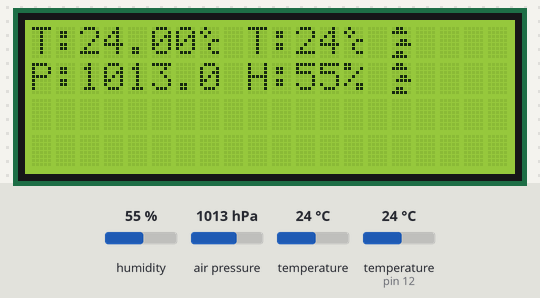
Recording of a sketch running on a simulated Arduino Uno, built with avr-gcc and run on an emulated ATmega328P. Shown: 20×4 character LCD. Inputs (shaded band) come from the test bench; at power-on: air pressure 1013 hPa, humidity 55 %, temperature 24 °C, temperature (sensor on pin 12) 24 °C.

Above: at 1.2 s.
1.3 s: air pressure set to 1001 hPa
At 2.7 s:
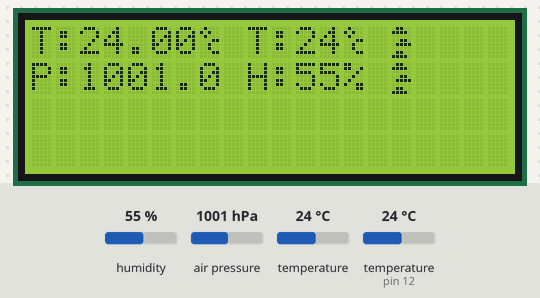
3.7 s: air pressure set to 997 hPa
At 5.4 s:
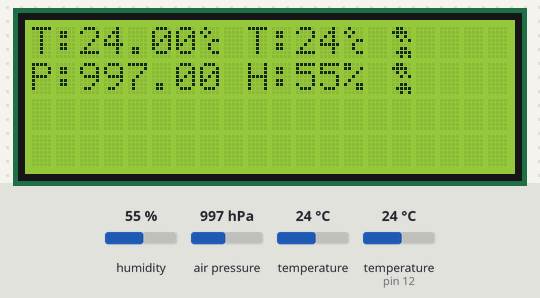
5.8 s: air pressure set to 1025 hPa
At 7.0 s:
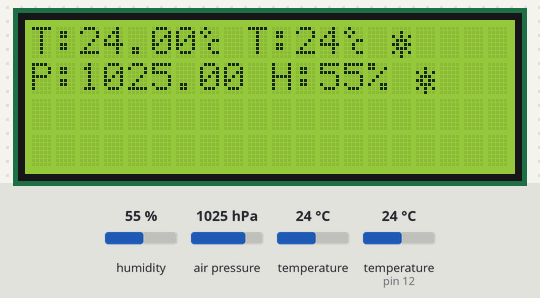
7.9 s: air pressure set to 1022 hPa
At 9.7 s:
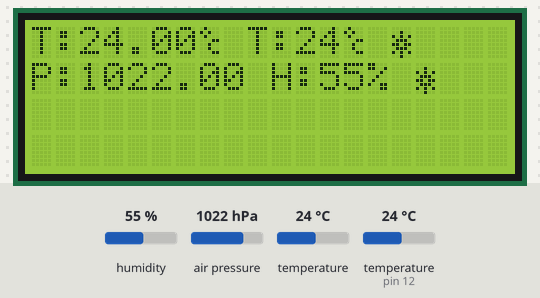
10.0 s: air pressure set to 1018 hPa
At 11.4 s:
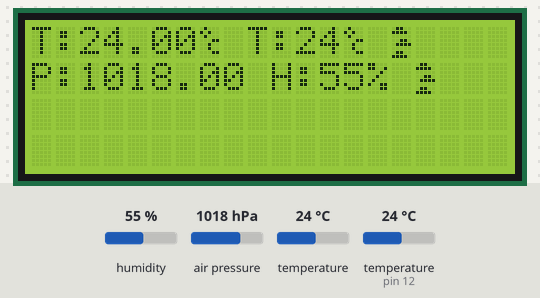
12.1 s: air pressure set to 952 hPa
At 14.1 s:
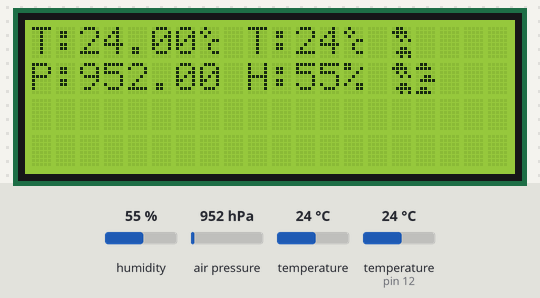
Timing chart, 0 to 15.2 s (numbered marks = the images above; inputs shaded):
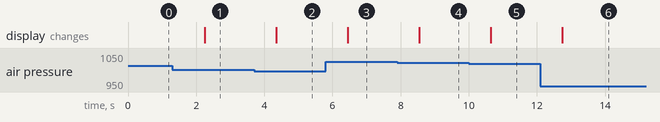

The sketch:

WeatherStation.ino
```cpp
#include <DHT.h>
#include <LiquidCrystal_I2C.h>
#include <Wire.h>
#include <Adafruit_BMP085.h>

#define DHTPIN 12
#define DHTTYPE DHT11
DHT dht(DHTPIN, DHTTYPE);
LiquidCrystal_I2C lcd(0x27,20,4);
Adafruit_BMP085 bmp;
uint8_t degree[8] = {0x8,0xf4,0x8,0x43,0x4,0x4,0x43,0x0};
uint8_t sunny[8]  = {0x0,0x4,0x15,0xe,0x1b,0xe,0x15,0x4};
uint8_t cloudy[8] = {0xc,0x1e,0x0,0x6,0xf,0x0,0xc,0x1e};
uint8_t rainy[8]  = {0xc,0x1e,0xa,0x5,0x0,0x6,0xf,0x5};
char weather = 0;
char celsius = 0;
int dec = 1;

void setup() {
   Serial.begin(9600);
  dht.begin();
  if (!bmp.begin())  Serial.println("Could not find a valid BMP085 sensor, check wiring!");
  lcd.init();
  lcd.backlight();
  lcd.createChar(0, degree);
  lcd.createChar(1, sunny);
  lcd.createChar(2, cloudy);
  lcd.createChar(3, rainy);
}

void loop() {
  float t = dht.readTemperature();
  float t2 = bmp.readTemperature();
  float h = dht.readHumidity();
  float p = bmp.readPressure();
  float hpa = p/100.0;

  if(hpa<1000.0) weather = 3;
  if(hpa>=1000.0 && hpa<1020.0) weather = 2;
  if(hpa>=1020.0) weather = 1;

  //Serial.println(bmp.readAltitude());

  lcd.setCursor(0,0);
  lcd.print("T:");
  lcd.print(t2,2);
  lcd.print(celsius);

  lcd.print(" T:");
  lcd.print(t,0);
  lcd.print(celsius);
  lcd.print(" ");
  lcd.print(weather);

  if(hpa<1000.0) dec = 2;
  lcd.setCursor(0,1);
  lcd.print("P:");
  lcd.print(hpa,dec);

  lcd.print(" H:");
  lcd.print(h,0);
  lcd.print("% ");
  lcd.print(weather);

  delay (1000);
}
```

Measured:
- the behaviour switches between 1000 and 999 hPa on air pressure (found by bisection; images 1 and 2)
- the behaviour switches between 1020 and 1019 hPa on air pressure (found by bisection; images 4 and 5)
- after the input at 1.3 s, the display: changes after 0.95 s (image 1)
- after the input at 3.7 s, the display: changes after 0.65 s (image 2)
- after the input at 5.8 s, the display: changes after 0.65 s (image 3)
- after the input at 7.9 s, the display: changes after 0.65 s (image 4)
- after the input at 10.0 s, the display: changes after 0.65 s (image 5)
- after the input at 12.1 s, the display: changes after 0.65 s (image 6)
